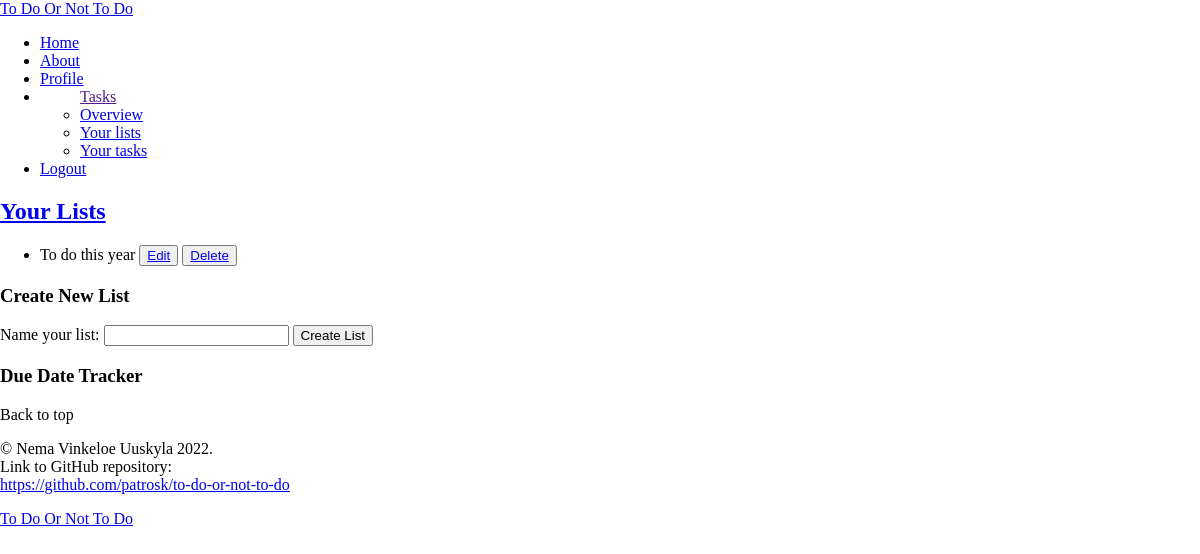
/lists.php (signed in), run on an earlier commit of the app's database.
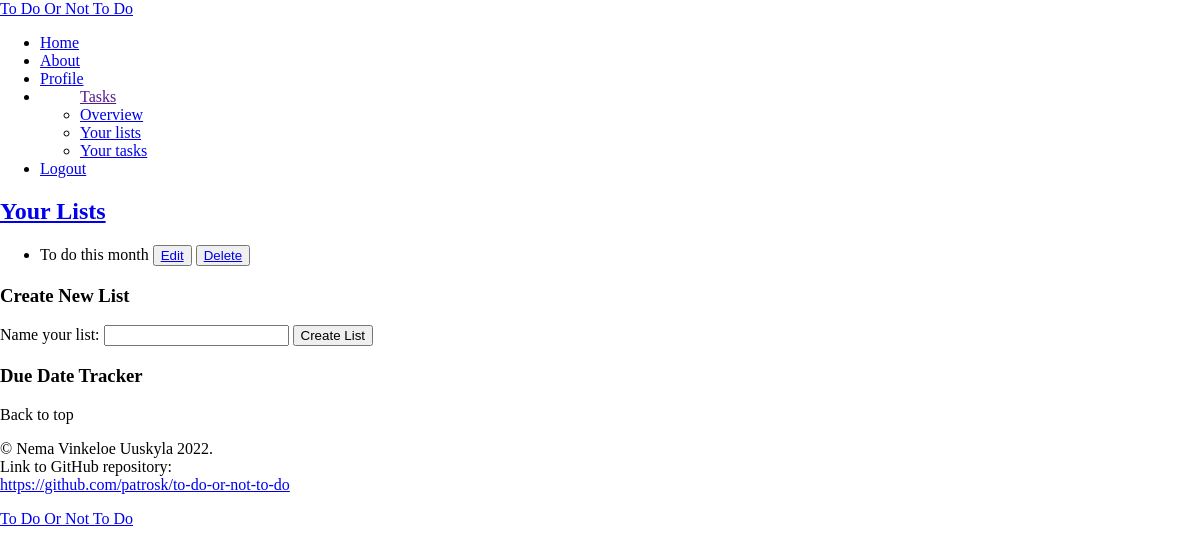
And on a later commit of the database.
### tables this page shows
CREATE TABLE lists (
	id INTEGER PRIMARY KEY AUTOINCREMENT,
	title VARCHAR,
	user_id VARCHAR,
	FOREIGN KEY (user_id) REFERENCES users(id)
);

### app/functions.php (called while the page is built, shortened)
<?php
function get_lists(object $database)
{
    $user_id = $_SESSION['user']['id'];
    $statement = $database->prepare("SELECT * FROM lists WHERE user_id = :id");
    $statement->bindParam(':id', $user_id, PDO::PARAM_INT);
    $statement->execute();
    $lists = $statement->fetchAll(PDO::FETCH_ASSOC);
    return $lists;
}

### lists.php (the view, shortened to what this page needs)
<?php
require __DIR__ . '/app/autoload.php';
require __DIR__ . '/views/header.php';
require __DIR__ . '/views/navigation.php'; ?>
<h2><a href="/lists.php">Your Lists</a></h2>
<ul>
    <?php
    $lists = get_lists($database);
    foreach ($lists as $list) : ?>
        <li>
            <?= $list['title'] ?>
            <button>
                <a href="/single_list.php?id=<?= $list['id']; ?>">Edit </a>
            </button>
            <button>
                <a href="/app/lists/delete.php?id=<?= $list['id']; ?>">Delete </a>
            </button>
        </li>
    <?php endforeach ?>
</ul>
<h3>Create New List</h3>
<form action="/app/lists/create.php" method="post">
    <label for="title">Name your list:</label>
    <input name="title" id="title" type="text">
    <button type="submit">Create List</button>
</form>
<h3>Due Date Tracker</h3>
<?php require __DIR__ . '/views/footer.php';

What changed in the data, as far as the page shows it:
changed lists: title "To do this year" → "To do this month"
